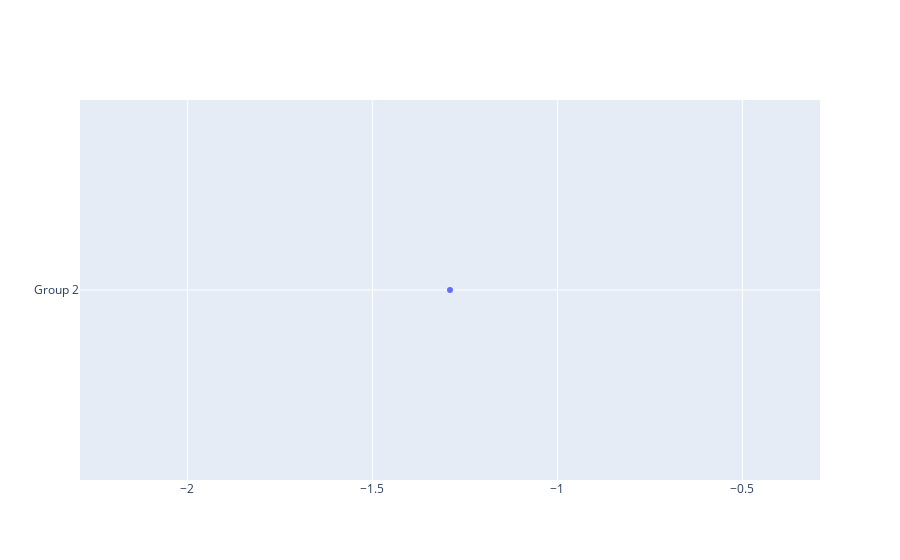

Notebook source saved alongside this figure:
### Code cell
import plotly.graph_objects as go
import numpy as np

x = np.random.randn(200)
group_labels = ['Group 2']
fig = go.Figure(data=go.Scatter(x=x, y=group_labels))
fig.show()

### Figure 1 — Plotly figure (JSON) as saved in the notebook; plotly's stock layout.template omitted (floating-point values rounded to 4 significant figures; data arrays with more than 128 entries replaced by an {"elided": "..."} marker saying what was removed)
{"data": [{"type": "scatter", "x": {"elided": "200 float values"}, "y": ["Group 2"]}], "layout": {}}
